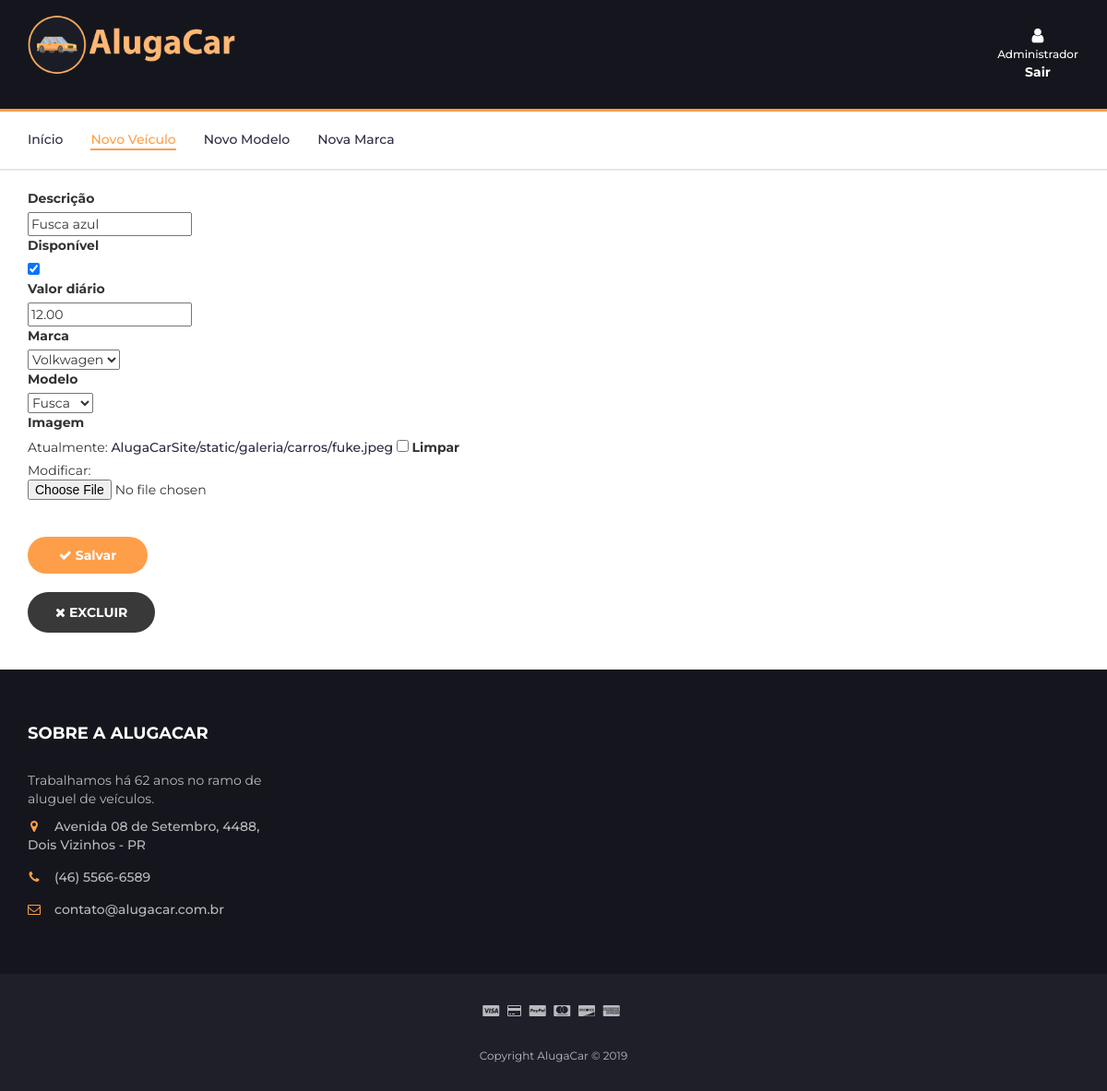
/novo/carro/2, run on the app's committed database.
### AlugaCarSite/models.py (models this page shows, shortened)
class Carro(models.Model):
    descricao = models.CharField(max_length=50)
    disponivel = models.BooleanField(default=True)
    valorDia = models.DecimalField(max_digits=10, decimal_places=2)
    marca = models.ForeignKey(Marca, on_delete=models.CASCADE)
    modelo = models.ForeignKey(Modelo,on_delete=models.CASCADE)
    caminhoFoto = models.ImageField(null=True, blank = True,upload_to='AlugaCarSite/static/galeria/carros')

### AlugaCarSite/views.py (the view)
# urls.py: path("novo/carro/<int:id>", alt_carro, name="alt_carro"),
def alt_carro(request, id):
    car = Carro.objects.get(id=id)
    form = CarroForm(request.POST or None, instance=car)
    if(form.is_valid()):
        form.save()
        return redirect("admin_page")
    return render(request, 'carro.html', {'form': form, 'carro': car})

### AlugaCarSite/form.py
class CarroForm(forms.ModelForm):
    class Meta:
        model = Carro
        fields = '__all__'

### AlugaCarSite/models.py (called while the page is built)
    def __str__(self):
        return self.nome

    def __str__(self):
        return self.nome

### AlugaCarSite/templates/carro.html (shortened to what this page needs)
{% load staticfiles %}
<!DOCTYPE html>
<html lang="pt">
<head>
	<link type="text/css" rel="stylesheet" href="{% static 'css/bootstrap.min.css' %}" />
	<link type="text/css" rel="stylesheet" href="{% static 'css/slick.css' %}" />
	<link type="text/css" rel="stylesheet" href="{% static 'css/slick-theme.css' %}" />
	<link type="text/css" rel="stylesheet" href="{% static 'css/nouislider.min.css' %}" />
	<link rel="stylesheet" href="{% static 'css/font-awesome.min.css' %}">
	<link type="text/css" rel="stylesheet" href="{% static 'css/style.css' %}" />
</head>
<body>
	<header>
		<div id="header">
			<div class="container">
				<div class="row">
					<div class="col-md-9">
						<div class="header-logo">
							<img src="{% static '/img/banner.png' %}" alt="" width='225'>
						</div>
					</div>
					<div class="col-md-3 clearfix">
						<div class="header-ctn">
							<div class="dropdown">
								<a href="{% url 'home_deslog'%}" onclick="return confirm('Deseja sair?');"
									class="dropdown-toggle" aria-expanded="true">
									<i class="fa fa-user"></i>
									<span>Administrador</span></br>
									<b><span>Sair</span></b>
								</a>
							</div>
						</div>
					</div>
				</div>
			</div>
		</div>
	</header>
	<nav id="navigation">
		<div class="container">
			<div id="responsive-nav">
				<ul class="main-nav nav navbar-nav">
					<li><a href="/administrador">Início</a></li>
					<li class="active"><a href="/novo/carro">Novo Veículo</a></li>
					<li><a href="/novo/modelo">Novo Modelo</a></li>
					<li><a href="/novo/marca">Nova Marca</a></li>
				</ul>
			</div>
		</div>
	</nav>
	<div class="container">
		<div class="newcarro">
			<form method="POST">
				<label>Descrição</label>
				{{form.descricao}}
				<label>Disponível</label>
				{{form.disponivel}}
				<label>Valor diário</label>
				{{form.valorDia}}
				<label>Marca</label>
				{{form.marca}}
				<label>Modelo</label>
				{{form.modelo}}
				<label>Imagem</label>
				{{form.caminhoFoto}}
				<button type="submit"><i class="fa fa-check"></i> Salvar</button></br>
			</form>
		</div>
		<div class="apagar">
			{% if carro %}
			<a href="{% url 'apaga_carro' carro.id %}" onclick="return confirm('Deseja apagar este carro?');">
				<button class="secondary-btn"><i class="fa fa-times"></i> Excluir</button>
			</a>
			{% endif %}
		</div>
	</div>
	<footer id="footer">
		<div class="section" id="contato">
			<div class="container">
				<div class="row">
					<div class="col-md-3 col-xs-6">
						<div class="footer">
							<h3 class="footer-title">Sobre a AlugaCar</h3>
							<p>Trabalhamos há 62 anos no ramo de aluguel de veículos.</p>
							<ul class="footer-links">
								<li><a href="https://www.google.com/maps/search/?api=1&query=UTFPR+Dois+Vizinhos"><i
											class="fa fa-map-marker"></i>Avenida 08 de Setembro, 4488, Dois Vizinhos -
										PR</a></li>
								<li><a href="tel:4655666589"><i class="fa fa-phone"></i>(46) 5566-6589</a></li>
								<li><a href="mailto:contato@alugacar.com.br"><i
											class="fa fa-envelope-o"></i>contato@alugacar.com.br</a></li>
							</ul>
						</div>
					</div>
				</div>
			</div>
		</div>
		<div id="bottom-footer" class="section">
			<div class="container">
				<div class="row">
					<div class="col-md-12 text-center">
						<ul class="footer-payments">
							<li><i class="fa fa-cc-visa"></i></li>
							<li><i class="fa fa-credit-card"></i></li>
							<li><i class="fa fa-cc-paypal"></i></li>
							<li><i class="fa fa-cc-mastercard"></i></li>
							<li><i class="fa fa-cc-discover"></i></li>
							<li><i class="fa fa-cc-amex"></i></li>
						</ul>
						<span class="copyright">
							Copyright AlugaCar &copy;
						</span>
					</div>
				</div>
			</div>
		</div>
	</footer>
</body>
</html>

### AlugaCarSite/static/css/style.css (style rules this page uses)
body { font-family: 'Montserrat', sans-serif; font-weight: 400; color: #333; }
h1, h2, h3, h4, h5, h6 { color: #2B2D42; font-weight: 700; margin: 0 0 10px; }
a { color: #2B2D42; font-weight: 500; -webkit-transition: 0.2s color; transition: 0.2s color; }
ul, ol { margin: 0; padding: 0; list-style: none }
.secondary-btn { display: inline-block; padding: 12px 30px; background-color: #393939; border: none; border-radius: 40px; color: #FFFFFF; text-transform: uppercase; font-weight: 700; text-align: center; -webkit-transition: 0.2s all; transition: 0.2s all; }
.section { padding-top: 30px; padding-bottom: 30px; }
#header { padding-top: 15px; padding-bottom: 15px; background-color: #15161D; }
.header-logo { float: left; }
form button { height: 40px; background: #FF9E49; color: #FFF; font-weight: 700; width: 130px; border: none; border-radius: 40px 40px 40px 40px; }
.header-ctn { float: right; padding: 15px 0px; }
.header-ctn>div { display: inline-block; }
.header-ctn>div>a { display: block; position: relative; width: 90px; text-align: center; color: #FFF; }
.header-ctn>div>a>i { display: block; font-size: 18px; }
.header-ctn>div>a>span { font-size: 12px; }
#navigation { background: #FFF; border-bottom: 2px solid #E4E7ED; border-top: 3px solid #FF9E49; }
.main-nav>li+li { margin-left: 30px }
.main-nav>li>a { padding: 20px 0px; }
.main-nav>li>a:hover, .main-nav>li>a:focus, .main-nav>li.active>a { color: #FF9E49; background-color: transparent; }
.main-nav>li>a:after { content: ""; display: block; width: 0%; height: 2px; background-color: #FF9E49; -webkit-transition: 0.2s all; transition: 0.2s all; }
.main-nav>li>a:hover:after, .main-nav>li>a:focus:after, .main-nav>li.active>a:after { width: 100%; }
#footer { background: #15161D; color: #B9BABC; }
#bottom-footer { background: #1E1F29; }
.footer { margin: 30px 0px; }
.footer .footer-title { color: #FFF; text-transform: uppercase; font-size: 18px; margin: 0px 0px 30px; }
.footer-links li+li { margin-top: 15px; }
.footer-links li a { color: #B9BABC; }
.footer-links li i { margin-right: 15px; color: #FF9E49; width: 14px; text-align: center; }
.copyright { margin-top: 30px; display: block; font-size: 12px; }
.footer-payments li { display: inline-block; margin-right: 5px; }

### data on the page
Carro: descricao "Fusca azul", disponivel "☑", valorDia "12.00", marca "Volkwagen", modelo "Fusca"
